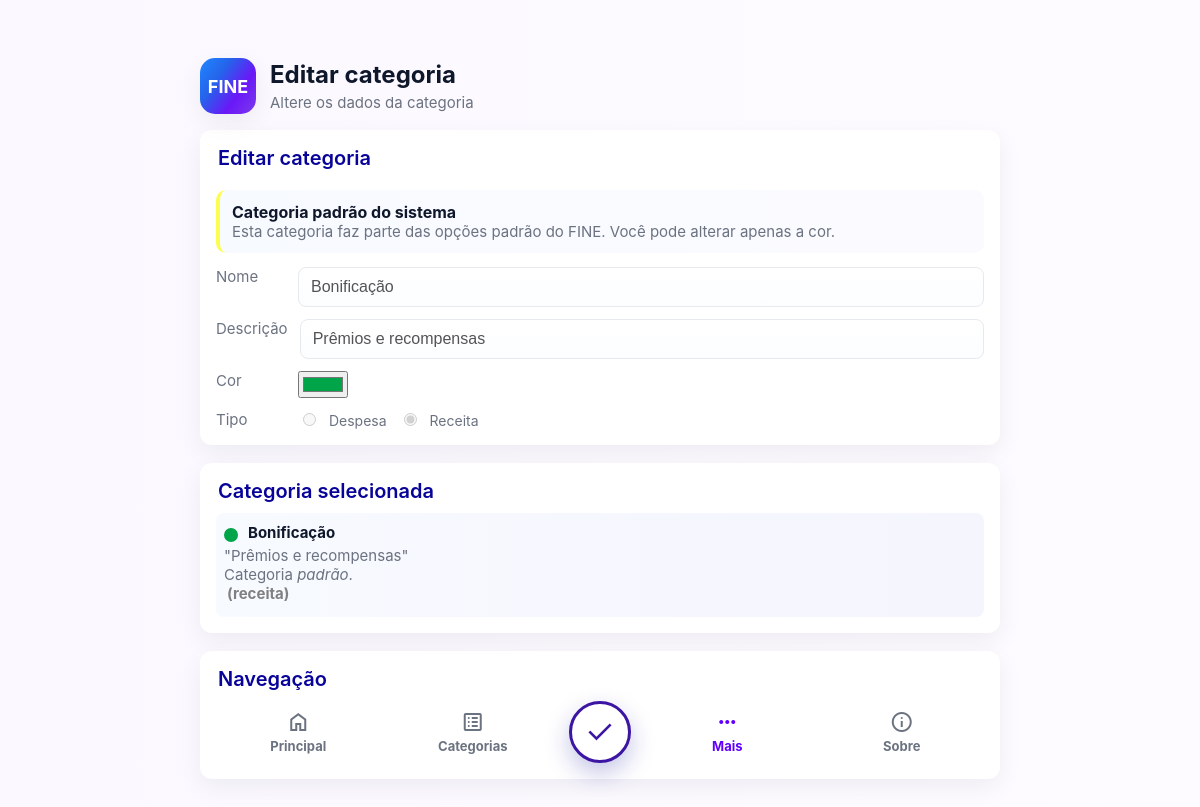
The app's page /fine/categorias/editar/1 (signed in) with its own data.
### models/categorias/categorias_model.py (models this page shows, shortened)
class Categoria(db.Model):
    id = db.Column(db.Integer, primary_key=True)
    nome = db.Column(db.String(100), nullable=False)
    descricao = db.Column(db.String(200), nullable=True)
    tipo = db.Column(db.String(20), nullable=False)
    padrao = db.Column(db.Boolean, default=False, nullable=False)
    cor = db.Column(db.String(7), nullable=False, default="#585858")
    usuario_id = db.Column(db.Integer, db.ForeignKey("usuario.id"), nullable=False)
    usuario = db.relationship("Usuario", backref="categorias")

### controllers/categorias/categorias_controller.py (the view, shortened to what this page needs)
def editar_categoria(id):
    if "usuario_id" not in session:
        return redirect(url_for("login"))
    categoria = Categoria.query.filter_by(
        id=id,
        usuario_id=session["usuario_id"]
    ).first()
    if not categoria:
        return redirect(url_for("listar_categorias"))
    return render_template("categorias/form-editar-categoria.html", context={
        "categoria": categoria
    })

### templates/categorias/form-editar-categoria.html (shortened to what this page needs)
{% extends '/layouts/base.html' %}
{% block page_header %}
    <header>
        {% include 'partials/logo.html' %}
        <div>
            <h1>Editar categoria</h1>
            <p class="lead">Altere os dados da categoria</p>
        </div>
    </header>
{% endblock %}
{% block content %}
<section class="card">
    <div style="display:flex;justify-content:space-between;align-items:center;margin-bottom:10px">
        <div>
            <h2>Editar categoria</h2>
        </div>
    </div>
    {% if context and context.categoria and context.categoria.padrao %}
        <div class="notice warning">
            <strong>Categoria padrão do sistema</strong>
            <div class="meta">
                Esta categoria faz parte das opções padrão do FINE. Você pode alterar apenas a cor.
            </div>
        </div>
    {% endif %}
    <form id="form-categoria" action="{{ url_for('editar_categoria', id=context.categoria.id) }}" method="POST">
        <div class="form-row" style="align-items:flex-start">
            <label for="nome">Nome</label>
            <input
                id="nome"
                name="nome"
                type="text"
                value="{{ context.categoria.nome if context and context.categoria else '' }}"
                placeholder="Ex: Transporte Público"
                {% if context and context.categoria and context.categoria.padrao %}disabled{% endif %}
            >
        </div>
        <div style="height:12px"></div>
        <div class="form-row" style="align-items:flex-start">
            <label for="descricao">Descrição</label>
            <input
                id="descricao"
                name="descricao"
                type="text"
                value="{{ context.categoria.descricao if context and context.categoria else '' }}"
                placeholder="Opcional. Ex: Ônibus, metrô e aplicativos"
                {% if context and context.categoria and context.categoria.padrao %}disabled{% endif %}
            >
        </div>
        <div style="height:12px"></div>
        <div class="form-row" style="align-items:flex-start">
            <label for="cor">Cor</label>
            <input
                type="color"
                id="cor"
                name="cor"
                value="{{ context.categoria.cor if context and context.categoria else '#585858' }}"
            >
        </div>
        <div style="height:12px"></div>
        <div class="form-row">
            <label>Tipo</label>
            <div class="radio-group">
                <label style="font-size:14px">
                    <input
                        type="radio"
                        name="tipo"
                        value="despesa"
                        {% if context and context.categoria and context.categoria.padrao %}disabled{% endif %}
                    >
                    <span style="margin-left:6px">Despesa</span>
                </label>
                <label style="font-size:14px">
                    <input
                        type="radio"
                        name="tipo"
                        value="receita"
                        {% if context and context.categoria and context.categoria.tipo == "receita" %}checked{% endif %}
                        {% if context and context.categoria and context.categoria.padrao %}disabled{% endif %}
                    >
                    <span style="margin-left:6px">Receita</span>
                </label>
            </div>
        </div>
    </form>
</section>
<section class="card">
    <h2>Categoria selecionada</h2>
    <div class="item highlight" style="border-left: none;">
        <div class="categoria-header">
            <div class="categoria-color" style="background-color: {{ context.categoria.cor }}"></div>
            <strong>{{ context.categoria.nome }}</strong>
        </div>
        {% if context.categoria.descricao %}
            <div class="meta">"{{ context.categoria.descricao }}"</div>
        {% else %}
            <div class="meta">Sem descrição adicionada.</div>
        {% endif %}
        {% if context.categoria.padrao %}
            <div class="meta">Categoria <em>padrão</em>.</div>
        {% else %}
            <div class="meta">Categoria <em>personalizada</em>.</div>
        {% endif %}
        <div class="meta"> <strong style="color: grey; margin-left: 3px">({{ context.categoria.tipo }}) </strong></div>
    </div>
</section>
<section class="card">
    <h2>Navegação</h2>
    <div class="bottom-menu">
        <a class="menu-item" href="{{ url_for('home') }}">
            <span class="material-symbols-outlined">home</span>
            <strong>Principal</strong>
        </a>
        <a class="menu-item" href="{{ url_for('listar_categorias') }}">
            <span class="material-symbols-outlined">list_alt</span>
            <strong>Categorias</strong>
        </a>
        <button class="menu-add menu-add-categoria" form="form-categoria" type="submit">
            <span class="material-symbols-outlined">check</span>
        </button>
        <a class="menu-item active" href="{{ url_for('mais') }}">
            <span class="material-symbols-outlined">more_horiz</span>
            <strong>Mais</strong>
        </a>
        <a class="menu-item" href="{{ url_for('sobre') }}">
            <span class="material-symbols-outlined">info</span>
            <strong>Sobre</strong>
        </a>
    </div>
</section>
{% endblock %}

### static/css/style.css (style rules this page uses)
:root { --bg:#fdfbff; --card:#ffffff; --muted:#6b7280; --accent:#2563eb; --navegation:#686868; --primary:#639fff; --success:#16a34a; --error:#dc2626; --glass:rgba(255,255,255,0.6); --shadow:0 8px 24px rgba(15,23,42,0.06); font-family:Inter, system-ui, -apple-system, "Segoe UI", Roboto, Arial; }
html,body { min-height:100dvh;height:100%;margin:0;background:linear-gradient(90deg,#fbf9ff,var(--bg));color:#0f172a;font-size:16px }
header { display:flex;align-items:center;gap:14px;margin-bottom:16px }
h1 { font-size:24px;margin:0 }
h2 { margin:0 0 10px;font-size:20px;color:#080399;padding-left:2px;font-weight:600 }
p.lead { margin:4px 0 0;color:var(--muted);font-size:15px }
.card { background:var(--card);border-radius:12px;padding:16px;box-shadow:var(--shadow);margin-bottom:18px }
.form-row { display:flex;gap:12px;align-items:center }
label { font-size:15px;color:var(--muted);min-width:70px }
input[type="text"] { flex:1;padding:10px 12px;border-radius:8px;border:1px solid #e6e9ef;background:linear-gradient(180deg,#fff,#fbfdff);font-size:16px;outline:none }
button { cursor:pointer }
.radio-group { display:flex;gap:12px;align-items:center }
.categoria-header { display:flex;align-items:center;gap:8px; }
.categoria-color { width:14px;height:14px;border-radius:50%;display:inline-block;margin-right: 2px; }
.item, .navegation { display:flex;flex-direction:column;padding:10px;border-radius:8px;background:rgba(15,23,42,0.02);font-size:15px }
.item strong { display:block;margin-bottom:4px;word-break:break-all }
.meta { font-size:15px;color:var(--muted) }
.material-symbols-outlined { font-size:20px; }
.highlight { background:linear-gradient(90deg,#f7faff,#f4f5fd);border-left:4px solid #04dd45a8;padding-left:8px }
.notice { padding:12px;border-radius:10px;background:#f8fbff;border-left:4px solid var(--primary);margin-bottom:14px }
.notice.warning { background:linear-gradient(90deg,#f7faff,#fbfbff);border-left-color:#fbff0db9 }
.bottom-menu { display:grid;grid-template-columns:1fr 1fr 70px 1fr 1fr;align-items:center;gap:10px }
.menu-item { text-decoration:none;color:var(--muted);display:flex;flex-direction:column;align-items:center;gap:4px;font-size:13px }
.menu-item.active { color:#6200ff }
.menu-add { width:62px;height:62px;border-radius:50%;background:#dc2626;color:#fff;display:flex;align-items:center;justify-content:center;text-decoration:none;margin:auto }
.menu-add .material-symbols-outlined { font-size:34px }
.menu-add-categoria { border: 3px solid #3c16a3; background:#fff;box-shadow:0 10px 24px rgba(24, 22, 163, 0.25) }
.menu-add-categoria .material-symbols-outlined { color:#3c16a3; }

### records on screen
Categoria: nome "Bonificação", descricao "Prêmios e recompensas", cor "#00a54a", padrao "☐ Despesa", padrao "☑ Receita", categoria.nome "Bonificação", categoria.descricao "Prêmios e recompensas", categoria.tipo "receita"
